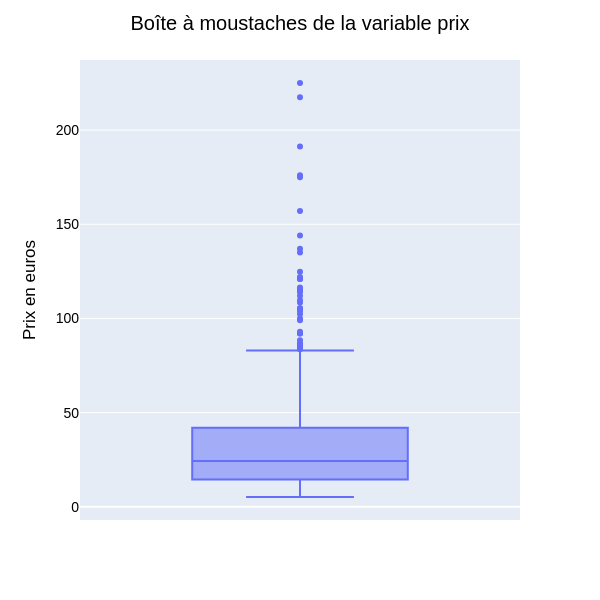

This figure's notebook cell:
### Markdown cell above
<div style="border: 1px solid RGB(51,165,182);" >
<h3 style="margin: auto; padding: 20px; color: RGB(51,165,182); ">Etape 4.1 - Exploration par la visualisation de données</h3>
</div>

### Code cell
# Graphique d'origine conservé : boîte à moustaches du prix sur tout le catalogue
fig = px.box(df_prix, y="price", labels={"price": "Prix en euros"}, width=600, height=600)
mise_en_forme(fig, "Boîte à moustaches de la variable prix").show()

### Figure 1 — Plotly figure (JSON) as saved in the notebook; plotly's stock layout.template omitted (floating-point values rounded to 4 significant figures; data arrays with more than 128 entries replaced by an {"elided": "..."} marker saying what was removed)
{"data": [{"alignmentgroup": "True", "hovertemplate": "Prix en euros=%{y}<extra></extra>", "legendgroup": "", "marker": {"color": "#636efa"}, "name": "", "notched": false, "offsetgroup": "", "orientation": "v", "showlegend": false, "type": "box", "x0": " ", "xaxis": "x", "y": {"elided": "824 float values"}, "y0": " ", "yaxis": "y"}], "layout": {"boxmode": "group", "font": {"color": "black", "family": "Arial", "size": 14}, "height": 600, "legend": {"tracegroupgap": 0}, "margin": {"t": 60}, "title": {"text": "Boîte à moustaches de la variable prix", "x": 0.5, "xanchor": "center"}, "width": 600, "xaxis": {"anchor": "y", "domain": [0, 1]}, "yaxis": {"anchor": "x", "domain": [0, 1], "title": {"text": "Prix en euros"}}}}
